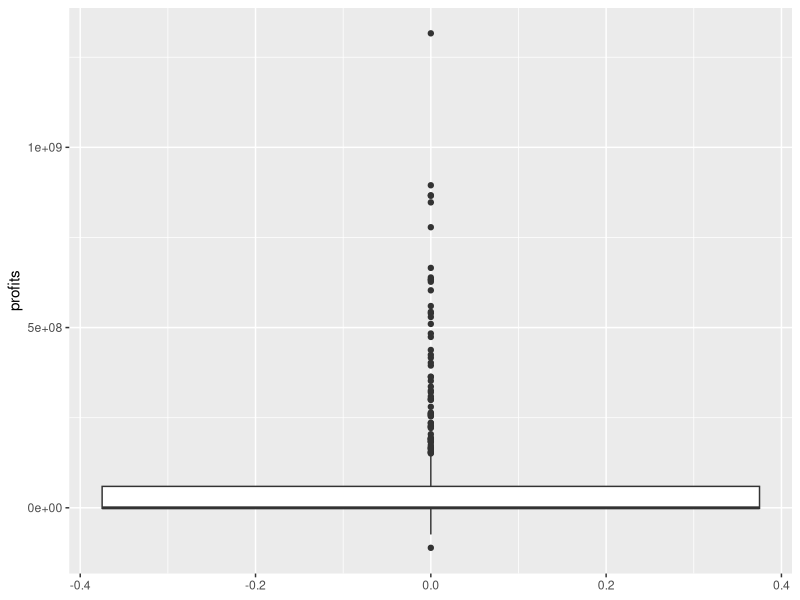

This chart was generated by the following R code:
## ---- chunk 1
knitr::opts_chunk$set(echo = TRUE)
## ---- chunk 2
install.packages("readr")
library(readr)
movies2 = read_tsv("movies2.tsv")
ncol(movies2)
nrow(movies2)
## ---- chunk 3
head(movies2)
## ---- chunk 4
library(tidyr)
library(tidyverse)
movies2 = movies2 %>%
  mutate(profits = revenue -budget)

summary(movies2$profits)
## ---- chunk 5
which.max(movies2$profits)


## ---- chunk 6


library(ggplot2)
ggplot(movies2, aes(x = , y = profits)) + 
  geom_boxplot()
  
  

## ---- chunk 7

movies2 = movies2 %>%
  mutate(log_profits = log(profits))

mean(movies2$log_profits, na.rm = T)

## ---- chunk 8


## ---- chunk 9

#WRITE YOUR CODE HERE

## ---- chunk 10
#WRITE YOUR CODE HERE

## ---- chunk 11
#WRITE YOUR CODE HERE

## ---- chunk 12
#WRITE YOUR CODE HERE

## ---- chunk 13
#WRITE YOUR CODE HERE

## ---- chunk 14
#WRITE YOUR CODE HERE

## ---- chunk 15
#WRITE YOUR CODE HERE

## ---- chunk 16
#WRITE YOUR CODE HERE

## ---- chunk 17
#WRITE YOUR CODE HERE


## ---- chunk 18
#WRITE YOUR CODE HERE


## ---- chunk 19
#WRITE YOUR CODE HERE


## ---- chunk 20
#WRITE YOUR CODE HERE


## ---- chunk 21
#WRITE YOUR CODE HERE


## ---- chunk 22
#WRITE YOUR CODE HERE


## ---- chunk 23
#WRITE YOUR CODE HERE


## ---- chunk 24
#WRITE YOUR CODE HERE

## ---- chunk 25
#WRITE YOUR CODE HERE

## ---- chunk 26
#WRITE YOUR CODE HERE

## ---- chunk 27
#WRITE YOUR CODE HERE

## ---- chunk 28
#WRITE YOUR CODE HERE

## ---- chunk 29
#WRITE YOUR CODE HERE

## ---- chunk 30
#WRITE YOUR CODE HERE

## ---- chunk 31
#WRITE YOUR CODE HERE

## ---- chunk 32
#WRITE YOUR CODE HERE

## ---- chunk 33
#WRITE YOUR CODE HERE

## ---- chunk 34
#WRITE YOUR CODE HERE

## ---- chunk 35
#WRITE YOUR CODE HERE

## ---- chunk 36
#WRITE YOUR CODE HERE

## ---- chunk 37
#WRITE YOUR CODE HERE

## ---- chunk 38
#WRITE YOUR CODE HERE

## ---- chunk 39
#WRITE YOUR CODE HERE

